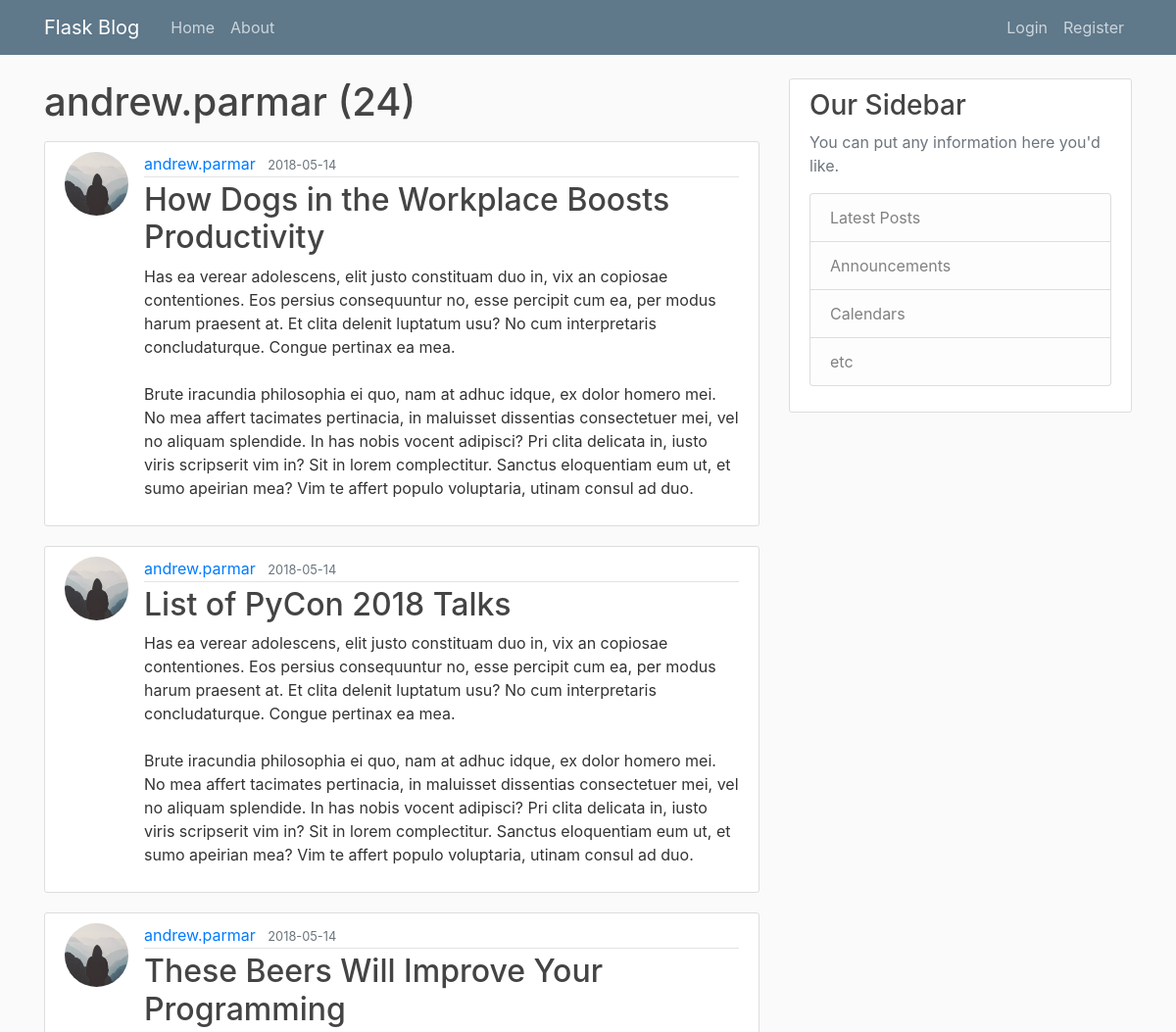
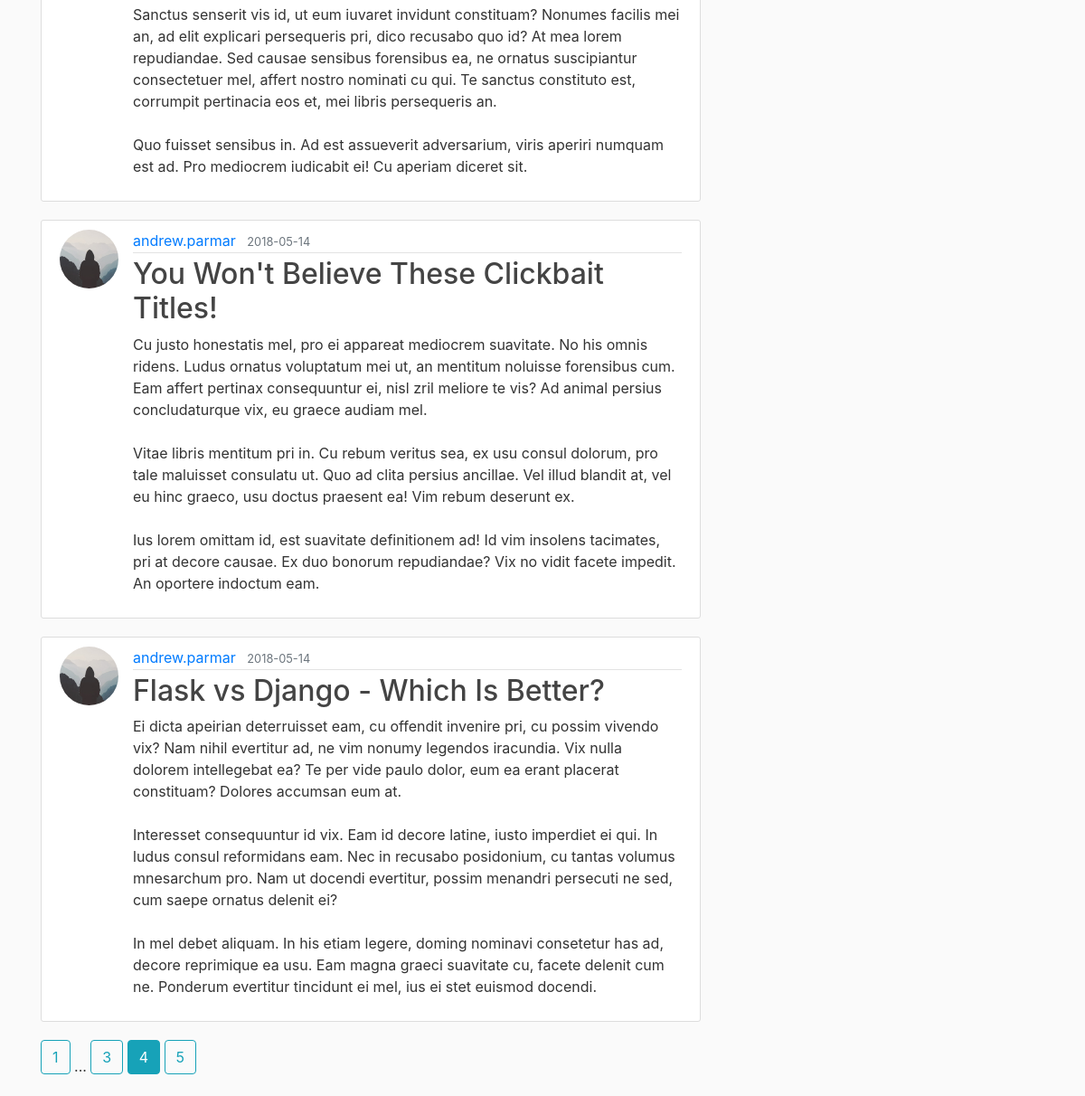
Page /user/andrew.parmar?page=4 on the committed database (2 pictures, top to bottom).
### flaskblog/models.py (models this page shows, shortened)
class User(db.Model, UserMixin):
	id = db.Column(db.Integer, primary_key=True)
	username = db.Column(db.String(20), unique=True, nullable=False)
	email = db.Column(db.String(120), unique=True, nullable=False)
	image_file = db.Column(db.String(20), nullable=False, default='default.jpg')
	password = db.Column(db.String(60), nullable=False)
	posts = db.relationship('Post', backref='author', lazy=True)

class Post(db.Model):
	id = db.Column(db.Integer, primary_key=True)
	title = db.Column(db.String(100), nullable=False)
	date_posted = db.Column(db.DateTime, nullable=False, default=datetime.utcnow)
	content = db.Column(db.Text, nullable=False)
	user_id = db.Column(db.Integer, db.ForeignKey('user.id'), nullable=False)

### flaskblog/users/routes.py (the view)
@users.route('/user/<string:username>')
def user_post(username):
	page = request.args.get('page', 1, type=int)
	user = User.query.filter_by(username=username).first_or_404()
	posts = Post.query.filter_by(author=user)\
			.order_by(Post.date_posted.desc())\
			.paginate(page=page, per_page=5)
	return render_template('user_posts.html', posts=posts, user=user)

### flaskblog/templates/user_posts.html
{% extends "layout.html" %}
{% block content %}
	<h1 class="mb-3">{{ user.username }} ({{ posts.total }})</h1>
	{% for post in posts.items %}
		<article class="media content-section">
		  <img class="rounded-circle article-img" src="{{ url_for('static', filename='profile_pics/{}'.format(post.author.image_file)) }}">
		  <div class="media-body">
		    <div class="article-metadata">
		      <a class="mr-2" href="{{ url_for('users.user_post', username=post.author.username) }}">{{ post.author.username }}</a>
		      <small class="text-muted">{{ post.date_posted.strftime('%Y-%m-%d') }}</small>
		    </div>
		    <h2><a class="article-title" href="{{ url_for('posts.post', post_id=post.id) }}">{{ post.title }}</a></h2>
		    <p class="article-content">{{ post.content }}</p>
		  </div>
		</article>
	{% endfor %}
	{% for page_num in posts.iter_pages(left_edge=1, right_edge=1, left_current=1, right_current=2) %}
		{% if page_num %}
			{% if posts.page == page_num %}
				<a class="btn btn-info mb-4" href="{{ url_for('users.user_post', username=user.username, page=page_num) }}">{{ page_num }}</a>
			{% else %}
				<a class="btn btn-outline-info mb-4" href="{{ url_for('users.user_post', username=user.username,  page=page_num) }}">{{ page_num }}</a>
			{% endif %}
		{% else %}
			...
		{% endif %}
	{% endfor %}
{% endblock content %}

### flaskblog/static/main.css (style rules this page uses)
body { background: #fafafa; color: #333333; margin-top: 5rem; }
h1, h2, h3, h4, h5, h6 { color: #444444; }
.content-section { background: #ffffff; padding: 10px 20px; border: 1px solid #dddddd; border-radius: 3px; margin-bottom: 20px; }
.article-title { color: #444444; }
.article-content { white-space: pre-line; }
.article-img { height: 65px; width: 65px; margin-right: 16px; }
.article-metadata { padding-bottom: 1px; margin-bottom: 4px; border-bottom: 1px solid #e3e3e3 }

### rows in the picture
User: username "andrew.parmar"
Post: image_file (placeholder picture), author.username "andrew.parmar", date_posted "2018-05-14", title "How Dogs in the Workplace Boosts Productivity", content "Has ea verear adolescens, elit justo constituam duo in, vix an copiosae contentiones. Eos persius consequuntur no, esse percipit cum ea, per modus harum praesent at. Et clita delenit luptatum usu? No cum interpretaris concludaturque. Congue pertinax ea mea. Brute iracundia philosophia ei quo, nam at adhuc idque, ex dolor homero mei. No mea affert tacimates pertinacia, in maluisset dissentias consectetuer mei, vel no aliquam splendide. In has nobis vocent adipisci? Pri clita delicata in, iusto viris scripserit vim in? Sit in lorem complectitur. Sanctus eloquentiam eum ut, et sumo apeirian mea? Vim te affert populo voluptaria, utinam consul ad duo."
Post: image_file (placeholder picture), author.username "andrew.parmar", date_posted "2018-05-14", title "List of PyCon 2018 Talks", content "Has ea verear adolescens, elit justo constituam duo in, vix an copiosae contentiones. Eos persius consequuntur no, esse percipit cum ea, per modus harum praesent at. Et clita delenit luptatum usu? No cum interpretaris concludaturque. Congue pertinax ea mea. Brute iracundia philosophia ei quo, nam at adhuc idque, ex dolor homero mei. No mea affert tacimates pertinacia, in maluisset dissentias consectetuer mei, vel no aliquam splendide. In has nobis vocent adipisci? Pri clita delicata in, iusto viris scripserit vim in? Sit in lorem complectitur. Sanctus eloquentiam eum ut, et sumo apeirian mea? Vim te affert populo voluptaria, utinam consul ad duo."
Post: image_file (placeholder picture), author.username "andrew.parmar", date_posted "2018-05-14", title "These Beers Will Improve Your Programming", content "Sanctus senserit vis id, ut eum iuvaret invidunt constituam? Nonumes facilis mei an, ad elit explicari persequeris pri, dico recusabo quo id? At mea lorem repudiandae. Sed causae sensibus forensibus ea, ne ornatus suscipiantur consectetuer mel, affert nostro nominati cu qui. Te sanctus constituto est, corrumpit pertinacia eos et, mei libris persequeris an. Quo fuisset sensibus in. Ad est assueverit adversarium, viris aperiri numquam est ad. Pro mediocrem iudicabit ei! Cu aperiam diceret sit."
Post: image_file (placeholder picture), author.username "andrew.parmar", date_posted "2018-05-14", title "You Won't Believe These Clickbait Titles!", content "Cu justo honestatis mel, pro ei appareat mediocrem suavitate. No his omnis ridens. Ludus ornatus voluptatum mei ut, an mentitum noluisse forensibus cum. Eam affert pertinax consequuntur ei, nisl zril meliore te vis? Ad animal persius concludaturque vix, eu graece audiam mel. Vitae libris mentitum pri in. Cu rebum veritus sea, ex usu consul dolorum, pro tale maluisset consulatu ut. Quo ad clita persius ancillae. Vel illud blandit at, vel eu hinc graeco, usu doctus praesent ea! Vim rebum deserunt ex. Ius lorem omittam id, est suavitate definitionem ad! Id vim insolens tacimates, pri at decore causae. Ex duo bonorum repudiandae? Vix no vidit facete impedit. An oportere indoctum eam."
Post: image_file (placeholder picture), author.username "andrew.parmar", date_posted "2018-05-14", title "Flask vs Django - Which Is Better?", content "Ei dicta apeirian deterruisset eam, cu offendit invenire pri, cu possim vivendo vix? Nam nihil evertitur ad, ne vim nonumy legendos iracundia. Vix nulla dolorem intellegebat ea? Te per vide paulo dolor, eum ea erant placerat constituam? Dolores accumsan eum at. Interesset consequuntur id vix. Eam id decore latine, iusto imperdiet ei qui. In ludus consul reformidans eam. Nec in recusabo posidonium, cu tantas volumus mnesarchum pro. Nam ut docendi evertitur, possim menandri persecuti ne sed, cum saepe ornatus delenit ei? In mel debet aliquam. In his etiam legere, doming nominavi consetetur has ad, decore reprimique ea usu. Eam magna graeci suavitate cu, facete delenit cum ne. Ponderum…"

### other values in the picture
{{ posts.total }} "24"
{{ page_num }} "1" "3" "5"
{{ page_num }} "4"
